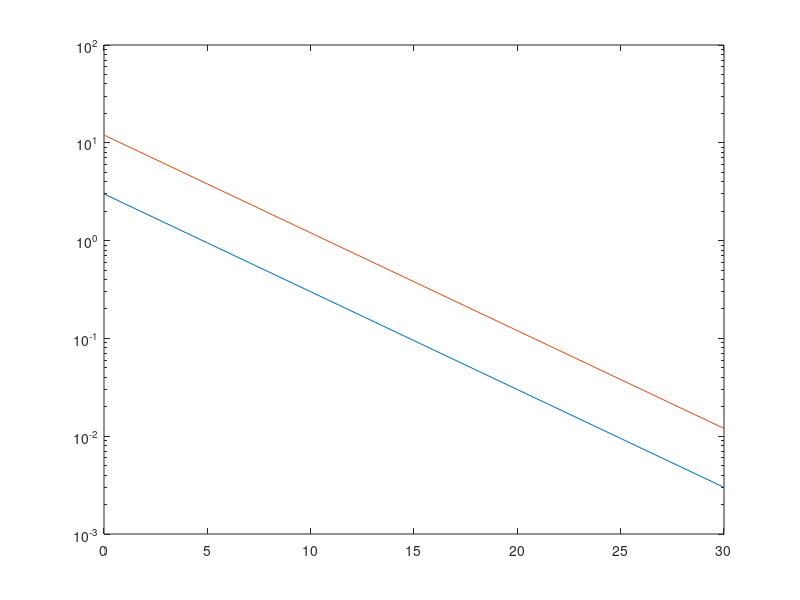

Write MATLAB code to recreate this figure.
%% Resilient Communication Systems (RCS)
% Mohamadreza Delbari
% This code is for channel estimation

%% Problem 1
clear variables
clc
M=2; % # of Tx antenna
N=3; % # of Rx antenna
Pt=2;
SNR=10000;
H=[0.1+0.1*1i	-0.3-0.2*1i;0.2+0.5*1i	0.4+0.1*1i;1i	0.4];
n=sqrt(Pt/SNR)*randn(N,1)+1i*sqrt(Pt/SNR)*randn(N,1);
n=0*n;
x1=sqrt(1/(2))*[1 1i;1i 1];
x2=sqrt(1/(4))*[1 1i;1i 1];
x3=sqrt(1)*[0.99 0.2i;0 0.99];
x4=sqrt(1)*[0.1 1i;0 0.99];

y1=H*x1+n;
y2=H*x2+n;
y3=H*x3+n;
y4=H*x4+n;

H1=(M/Pt)*y1*x1';
H2=(M/Pt)*y2*x2';
H3=(M/Pt)*y3*x3';
H4=(M/Pt)*y4*x4';

%% Problem 2
clear variables
clc
SNRdB=0:5:30;
SNR=db2pow(SNRdB);
M=1; N=3;
J1=M^2*N./SNR;
M=2; N=3;
J2=M^2*N./SNR;
AA=[SNRdB' J1' J2'];
semilogy(SNRdB,J1,SNRdB,J2)
